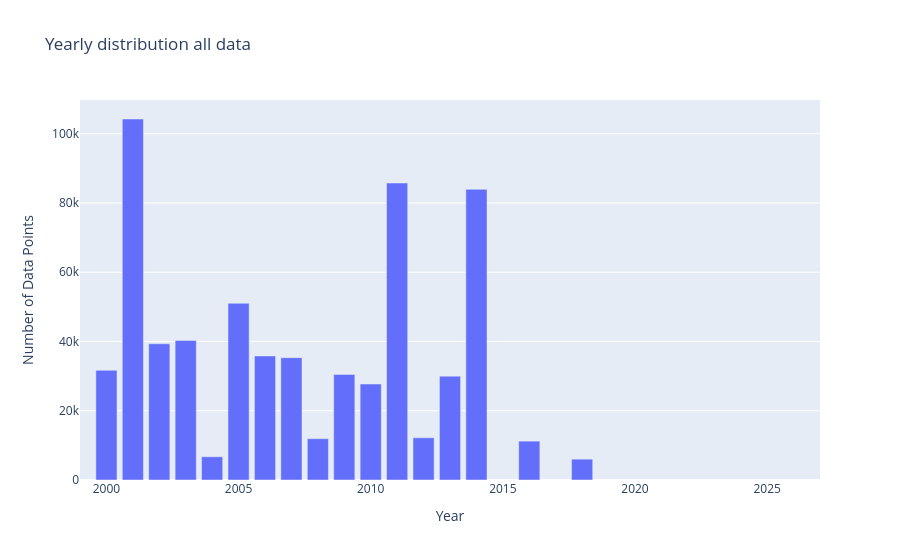

Notebook code cell kept with this figure:
### Code cell
year_test=gloria.copy()
year_test['datetime'] = pd.to_datetime(year_test['datetime'])
year_test['year'] = year_test['datetime'].dt.year
grouped = year_test.groupby(['year']).size().reset_index(name='DataPoints')

# Create bar chart
fig = px.bar(grouped,x='year', y='DataPoints', title='Yearly distribution all data',
             labels={'year': 'Year', 'DataPoints': 'Number of Data Points', 'metadata': 'Metadata'},)
fig.update_xaxes(range=[1999,2027])
fig.update_layout(barmode='stack')  # ensures stacking
fig.show()

### Figure 1 — Plotly figure (JSON) as saved in the notebook; plotly's stock layout.template omitted (floating-point values rounded to 4 significant figures)
{"data": [{"hovertemplate": "Year=%{x}<br>Number of Data Points=%{y}<extra></extra>", "legendgroup": "", "marker": {"color": "#636efa", "pattern": {"shape": ""}}, "name": "", "orientation": "v", "showlegend": false, "textposition": "auto", "type": "bar", "x": [2000, 2001, 2002, 2003, 2004, 2005, 2006, 2007, 2008, 2009, 2010, 2011, 2012, 2013, 2014, 2016, 2018], "xaxis": "x", "y": [31679, 104260, 39346, 40296, 6716, 51037, 35837, 35337, 11927, 30487, 27717, 85773, 12182, 29998, 83948, 11228, 6015], "yaxis": "y"}], "layout": {"autosize": true, "barmode": "stack", "legend": {"tracegroupgap": 0}, "title": {"text": "Yearly distribution all data"}, "xaxis": {"anchor": "y", "domain": [0, 1], "range": [1999, 2027], "title": {"text": "Year"}, "type": "linear"}, "yaxis": {"anchor": "x", "autorange": true, "domain": [0, 1], "range": [0, 109700.0], "title": {"text": "Number of Data Points"}, "type": "linear"}}}
